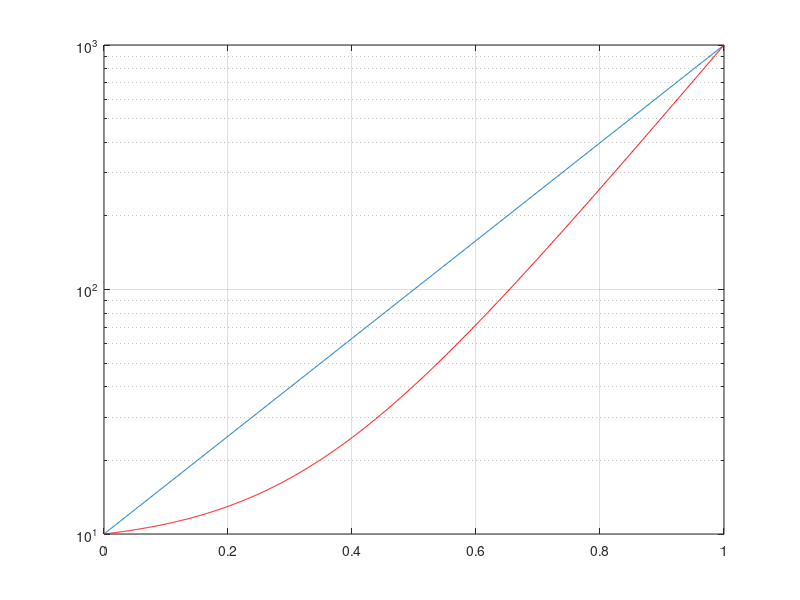
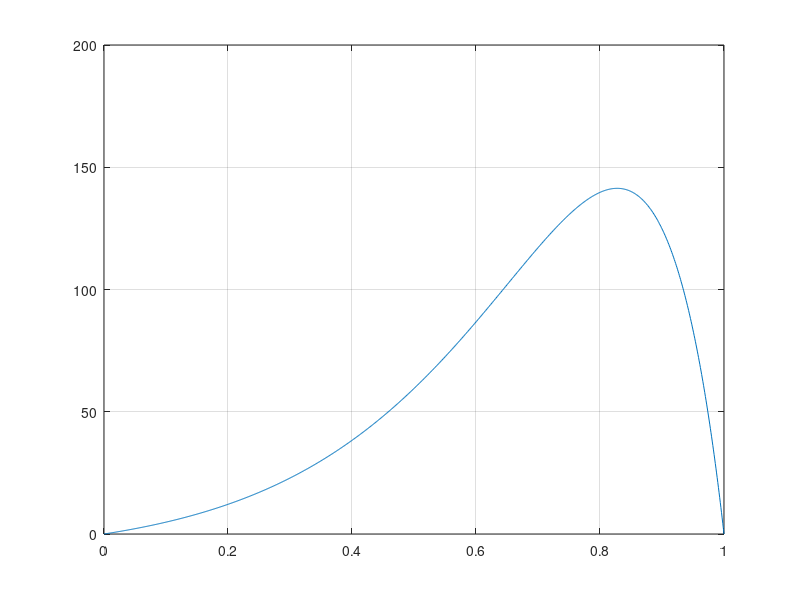

MATLAB code to generate these figures, in order:
%% Knobs
knobsA = arrayfun(@(x) ['Knob A' num2str(x)],1:8,'UniformOutput',false);
knobsB = arrayfun(@(x) ['Knob B' num2str(x)],1:8,'UniformOutput',false);
knobsC = arrayfun(@(x) ['Knob C' num2str(x)],1:8,'UniformOutput',false);
faders = arrayfun(@(x) ['Fader F' num2str(x)],1:8,'UniformOutput',false);
buttons = [knobsA(:) ; knobsB(:) ; knobsC(:) ; faders(:)];

% knobsA = arrayfun(@(x) ["Knob A", num2str(x)],1:8,'UniformOutput',false);
% knobsB = arrayfun(@(x) ["Knob B", num2str(x)],1:8,'UniformOutput',false);
% knobsC = arrayfun(@(x) ["Knob C", num2str(x)],1:8,'UniformOutput',false);
% faders = arrayfun(@(x) ["Fader F", num2str(x)],1:8,'UniformOutput',false);
% buttons = [knobsA(:) ; knobsB(:) ; knobsC(:) ; faders(:)];

%% Log formulas
close all
a = 10;
b = 1000;
x = linspace(0,1,1000);
f1 = @(x) a*(b/a).^x;
f2 = @(x) (a-1) + (b-a+1).^x;

figure, semilogy(x, f1(x)), grid on
hold on, semilogy(x, f2(x),'r')
d = abs(f1(x)-f2(x));
figure, plot(x, d), grid on
